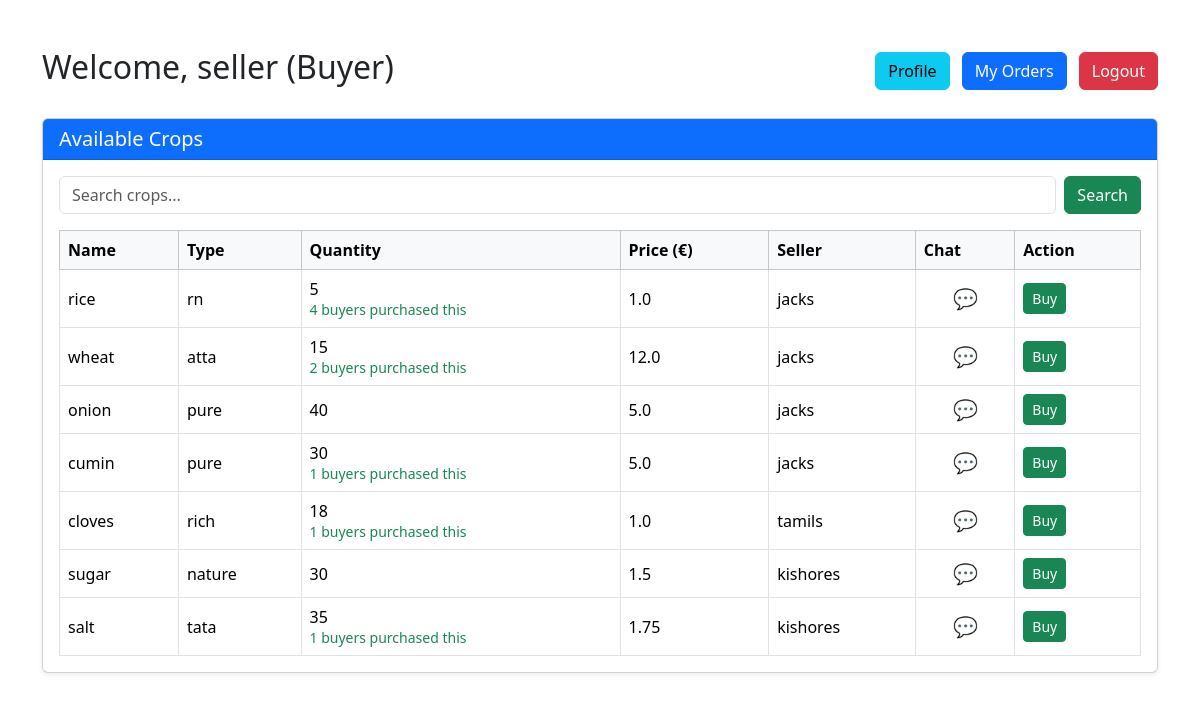
Before: /dashboard/ (signed in) with the older database file.
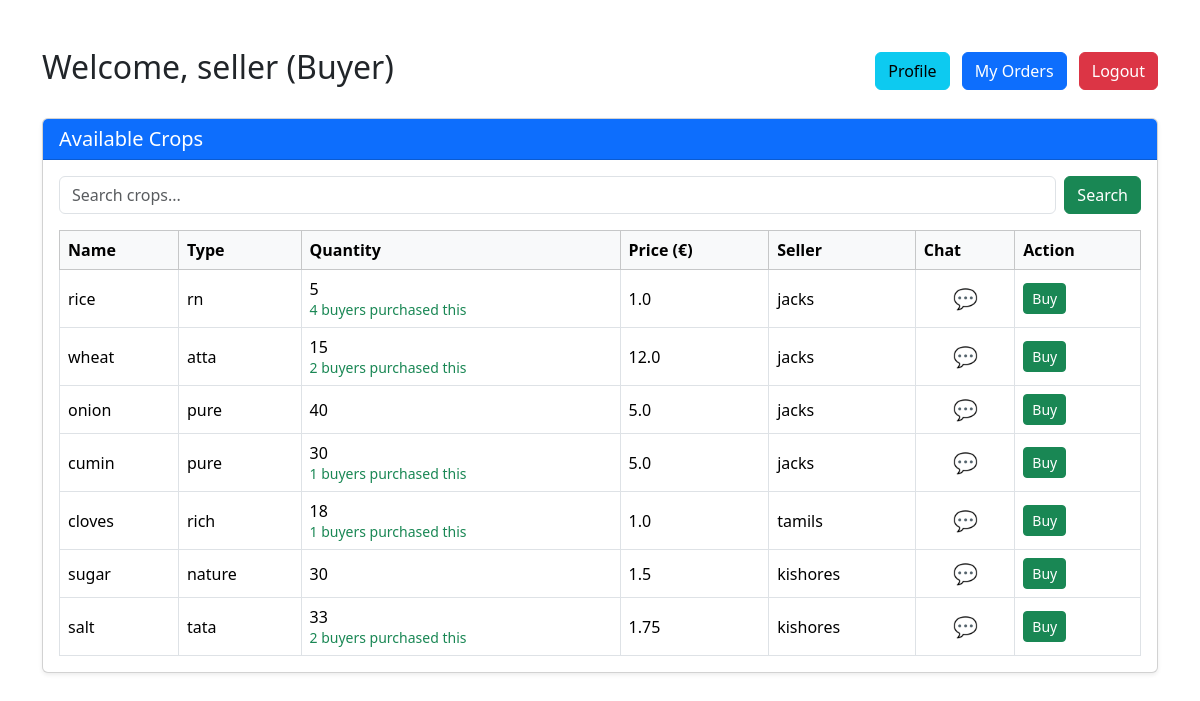
After: the same page with the newer database file.
### main/models.py (models this page shows, shortened)
class Crop(models.Model):
    owner = models.ForeignKey(User, on_delete=models.CASCADE, null=True, blank=True)
    crop_name = models.CharField(max_length=100)
    crop_type = models.CharField(max_length=100)
    quantity = models.IntegerField()
    price_per_unit = models.FloatField()
    description = models.TextField(blank=True, null=True)
    created_at = models.DateTimeField(auto_now_add=True)
    sold = models.BooleanField(default=False)

### main/views.py (the view)
# urls.py: path("dashboard/", views.dashboard, name="dashboard"),
def dashboard(request):
    if not request.user.is_authenticated:
        return redirect('user_login')
    profile = getattr(request.user, 'profile', None)
    role = profile.role if profile else 'buyer'
    search_query = request.GET.get('q', '')
    saved_count = profile.saved_crops.count() if profile and hasattr(profile, 'saved_crops') else 0
    unread_count = ChatMessage.objects.filter(receiver=request.user).count()
    if role == 'seller':
        crops = Crop.objects.filter(owner=request.user)
        orders = Order.objects.filter(crop__owner=request.user)
        template_name = "dashboard_seller.html"
    else:  # buyer
        crops = Crop.objects.filter(sold=False).annotate(total_orders=Count('order'))
        orders = Order.objects.filter(buyer=request.user)
        if search_query:
            crops = crops.filter(
                Q(crop_name__icontains=search_query) |
                Q(crop_type__icontains=search_query) |
                Q(owner__first_name__icontains=search_query)
            )
        template_name = "dashboard_buyer.html"
    return render(request, template_name, {
        "role": role,
        "crops": crops,
        "orders": orders,
        "search_query": search_query,
        "saved_count": saved_count,
        "unread_count": unread_count   # ✅ THIS LINE ENABLES NOTIFICATIONS
    })

### main/templates/dashboard_buyer.html (shortened to what this page needs)
{% block content %}
<link href="https://cdn.jsdelivr.net/npm/bootstrap@5.3.2/dist/css/bootstrap.min.css" rel="stylesheet">
<div class="container my-5">
    <div class="d-flex justify-content-between align-items-center mb-4">
        <h2>Welcome, {{ request.user.first_name }} (Buyer)</h2>
        <div>
            <a href="{% url 'profile' %}" class="btn btn-info me-2">Profile</a>
            <a href="{% url 'my_orders' %}" class="btn btn-primary me-2">My Orders</a>
            <a href="{% url 'user_logout' %}" class="btn btn-danger">Logout</a>
        </div>
    </div>
    <div class="card mb-5 shadow-sm">
        <div class="card-header bg-primary text-white">
            <h5 class="mb-0">Available Crops</h5>
        </div>
        <div class="card-body">
            <form method="get" class="d-flex mb-3">
                <input type="text" name="q" class="form-control me-2"
                       placeholder="Search crops..." value="{{ search_query }}">
                <button type="submit" class="btn btn-success">Search</button>
            </form>
            {% if crops %}
            <div class="table-responsive">
                <table class="table table-hover table-bordered align-middle mb-0">
                    <thead class="table-light">
                        <tr>
                            <th>Name</th>
                            <th>Type</th>
                            <th>Quantity</th>
                            <th>Price (€)</th>
                            <th>Seller</th>
                            <th>Chat</th>
                            <th>Action</th>
                        </tr>
                    </thead>
                    <tbody>
                        {% for crop in crops %}
                        <tr>
                            <td>{{ crop.crop_name }}</td>
                            <td>{{ crop.crop_type }}</td>
                            <td>
                                {{ crop.quantity }}
                                {% if crop.total_orders %}
                                    <br><small class="text-success">{{ crop.total_orders }} buyers purchased this</small>
                                {% endif %}
                            </td>
                            <td>{{ crop.price_per_unit }}</td>
                            <td>{{ crop.owner.first_name }}</td>
                            <td class="text-center">
                                <a href="{% url 'chat' crop.owner.id %}" title="Chat with seller"
                                   style="font-size: 20px; text-decoration: none;">
                                    💬
                                </a>
                            </td>
                            <td>
                                <a href="{% url 'place_order' crop.id %}"
                                   class="btn btn-success btn-sm">Buy</a>
                            </td>
                        </tr>
                        {% endfor %}
                    </tbody>
                </table>
            </div>
            {% else %}
            <p class="text-muted">No crops available right now.</p>
            {% endif %}
        </div>
    </div>
</div>
{% endblock %}

Changed rows visible on the page:
changed Crop "salt": quantity "35" → "33"; total_orders "1" → "2"
